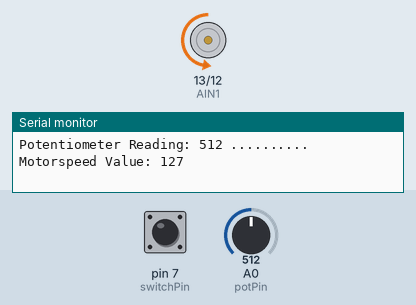
A sketch run on a simulated Arduino Uno, built with avr-gcc and run on an emulated ATmega328P. On the bench: motor-driver pin pairs drawn as motors (green arrow = first pin HIGH = forward, orange = second pin HIGH = backward, longer = more drive, scaled by the enable pin), the last lines printed to the serial monitor. Inputs (shaded band) come from the test bench; at power-on: A0 (potPin) = 512, pin 7 (switchPin) HIGH.

Above: at 1.2 s.
1.3 s: A0 (potPin) set to 419
At 2.5 s:
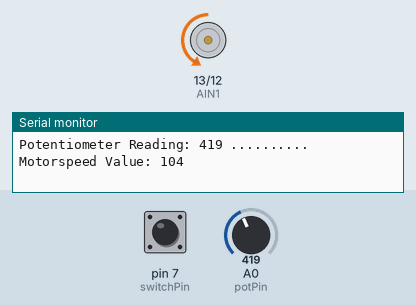
4.3 s: A0 (potPin) set to 387
At 5.2 s:
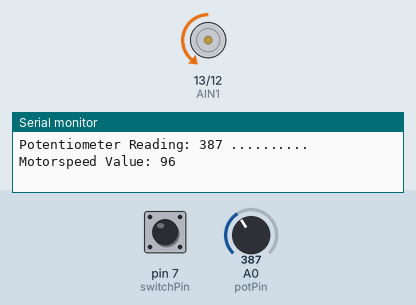
7.3 s: pin 7 (switchPin) pulled LOW for 0.15 s
At 7.39 s:
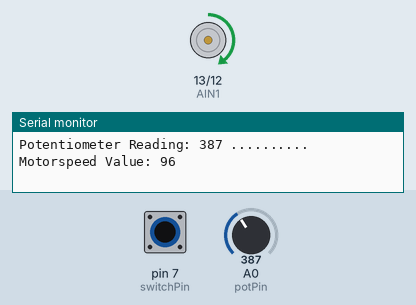
8.9 s: A0 (potPin) set to 716
At 9.4 s:
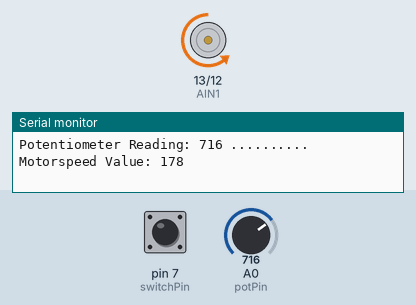
10.4 s: pin 7 (switchPin) pulled LOW for 1 s
At 11.2 s:
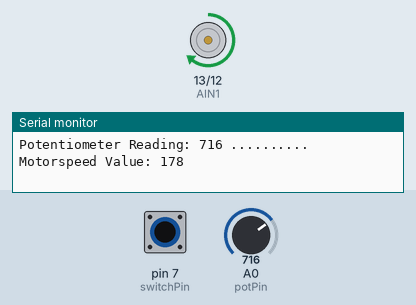
12.9 s: A0 (potPin) set to 992
At 13.5 s:
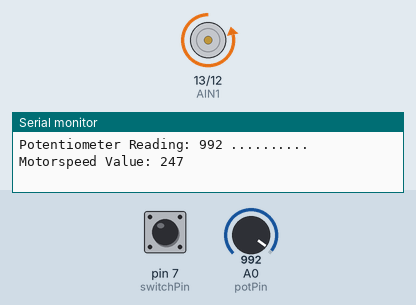
14.4 s: A0 (potPin) set to 1017
Timing chart, 0 to 17.4 s (numbered marks = the images above; inputs shaded):
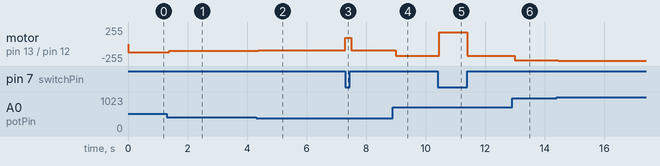

Measured:
- after the input at 1.3 s, motor on pin 13 (AIN1) / pin 12 (AIN2): backward 127/255 → backward 104/255 after 0.09 s
- after the input at 4.3 s, motor on pin 13 (AIN1) / pin 12 (AIN2): backward 104/255 → backward 96/255 after 0.07 s
- after the input at 7.3 s, motor on pin 13 (AIN1) / pin 12 (AIN2): backward 96/255 → forward 96/255 at once, → backward 96/255 0.19 s later
- after the input at 8.9 s, motor on pin 13 (AIN1) / pin 12 (AIN2): backward 96/255 → backward 178/255 after 0.09 s
- after the input at 10.4 s, motor on pin 13 (AIN1) / pin 12 (AIN2): backward 178/255 → forward 178/255 after 0.05 s, → backward 178/255 0.95 s later
- after the input at 12.9 s, motor on pin 13 (AIN1) / pin 12 (AIN2): backward 178/255 → backward 247/255 after 0.09 s
- after the input at 14.4 s, motor on pin 13 (AIN1) / pin 12 (AIN2): backward 247/255 → backward 253/255 after 0.05 s

The sketch:

Lab1_Part4_MotorDriver-s.ino
```cpp
//PIN VARIABLES
//the motor will be controlled by the motor A pins on the motor driver
const int AIN1 = 13;           //control pin 1 on the motor driver for the right motor
const int AIN2 = 12;            //control pin 2 on the motor driver for the right motor
const int PWMA = 11;            //speed control pin on the motor driver for the right motor
const int potPin = A0;           // potentiometer pin

int switchPin = 7;             //switch to turn the robot on and off

//VARIABLES
int motorSpeed = 0;       //starting speed for the motor
int potValue = 0;

void setup() {
  pinMode(switchPin, INPUT_PULLUP);   //set this as a pullup to sense whether the switch is flipped

  //set the motor contro pins as outputs
  pinMode(AIN1, OUTPUT);
  pinMode(AIN2, OUTPUT);
  pinMode(PWMA, OUTPUT);
  pinMode(potPin, INPUT);

  Serial.begin(9600);
}

void loop() {
  // put your main code here, to run repeatedly:
  Serial.print("Potentiometer Reading: ");

//read potpin value
potValue = analogRead(potPin);
Serial.print(potValue);

//map potpin value to motorspeed
motorSpeed = map(potValue, 0, 1023, 0, 255);
Serial.print(" .......... Motorspeed Value: ");
Serial.println(motorSpeed);

//spin motor with motorspeed

  if(digitalRead(7) == LOW){            //if the switch is on...
      spinMotor(motorSpeed);
  }

  else if(digitalRead(7) == HIGH){                               //if the switch is off...
      spinMotor(-motorSpeed);                   //turn the motor off
  }
}

void spinMotor(int motorSpeed)                       //function for driving the right motor
{
  if (motorSpeed > 0)                                 //if the motor should drive forward (positive speed)
  {
    digitalWrite(AIN1, HIGH);                         //set pin 1 to high
    digitalWrite(AIN2, LOW);                          //set pin 2 to low
  }
  else if (motorSpeed < 0)                            //if the motor should drive backwar (negative speed)
  {
    digitalWrite(AIN1, LOW);                          //set pin 1 to low
    digitalWrite(AIN2, HIGH);                         //set pin 2 to high
  }
  else                                                //if the motor should stop
  {
    digitalWrite(AIN1, LOW);                          //set pin 1 to low
    digitalWrite(AIN2, LOW);                          //set pin 2 to low
  }
  analogWrite(PWMA, abs(motorSpeed));                 //now that the motor direction is set, drive it at the entered speed
}
```
